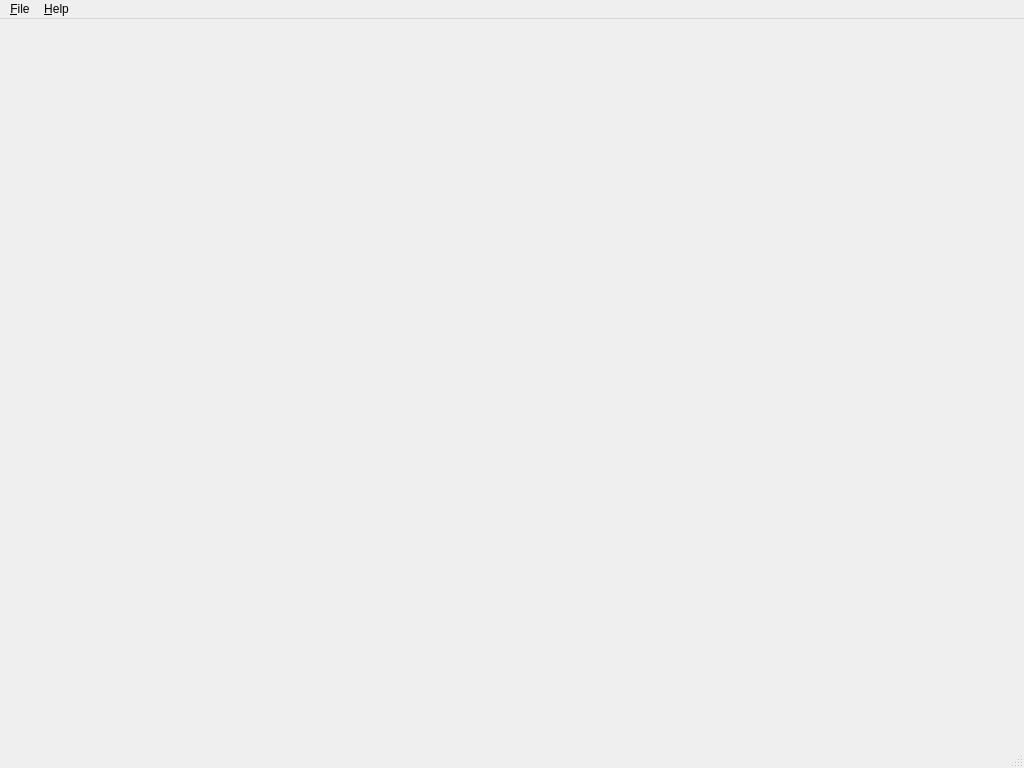
<?xml version="1.0" encoding="UTF-8"?>
<ui version="4.0">
 <class>MainWindow</class>
 <widget class="QMainWindow" name="MainWindow">
  <property name="geometry">
   <rect>
    <x>0</x>
    <y>0</y>
    <width>1024</width>
    <height>768</height>
   </rect>
  </property>
  <property name="windowTitle">
   <string>sigrok-qt2</string>
  </property>
  <property name="windowIcon">
   <iconset>
    <normaloff>:/icons/sigrok-logo-notext.png</normaloff>:/icons/sigrok-logo-notext.png</iconset>
  </property>
  <widget class="QMenuBar" name="menuBar">
   <property name="geometry">
    <rect>
     <x>0</x>
     <y>0</y>
     <width>400</width>
     <height>25</height>
    </rect>
   </property>
   <widget class="QMenu" name="menu_Help">
    <property name="title">
     <string>&amp;Help</string>
    </property>
    <addaction name="actionAbout"/>
   </widget>
   <widget class="QMenu" name="menu_File">
    <property name="title">
     <string>&amp;File</string>
    </property>
    <addaction name="actionOpen"/>
   </widget>
   <addaction name="menu_File"/>
   <addaction name="menu_Help"/>
  </widget>
  <widget class="QWidget" name="centralWidget">
   <layout class="QVBoxLayout" name="verticalLayout">
    <property name="margin">
     <number>0</number>
    </property>
   </layout>
  </widget>
  <widget class="QStatusBar" name="statusBar" />
  <action name="actionAbout">
   <property name="text">
    <string>&amp;About...</string>
   </property>
  </action>
  <action name="actionOpen">
   <property name="text">
    <string>&amp;Open...</string>
   </property>
  </action>
 </widget>
 <layoutdefault spacing="6" margin="11"/>
 <resources/>
 <connections/>
</ui>
